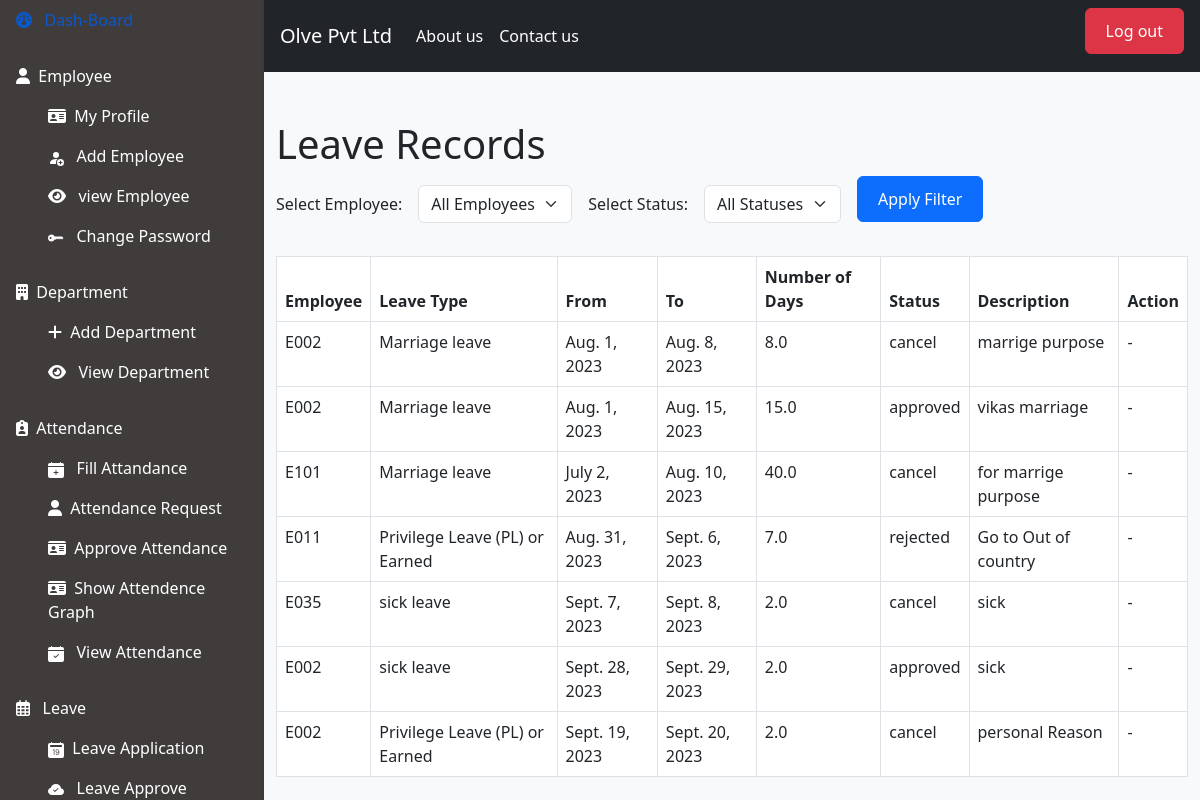
Screenshot of /view_all_leaves/ (signed in) with the database file from the repository.
### hr/models.py (models this page shows, shortened)
class Leaves(models.Model):
    id = models.AutoField(unique=True,primary_key=True)
    leavetype_id = models.ForeignKey(Leavetype,on_delete=models.CASCADE, default=None)
    emp_id = models.ForeignKey(Employee,on_delete=models.CASCADE, default=None)
    fro = models.DateField(null=True)
    to  = models.DateField(null=True)
    num_of_days = models.FloatField(default=0)
    status = models.CharField(max_length=20, choices=[('pending', 'Pending'), ('cancel', 'Cancel'), ('approved', 'Approved'), ('rejected', 'Rejected')], default='pending')
    description = models.TextField(null=True)

class Employee(models.Model):
    user = models.ForeignKey(User,on_delete=models.CASCADE)
    id = models.BigAutoField(primary_key=True)
    emp_code = models.CharField(unique=True, max_length=20) #emp id for login
    profile = models.ImageField(upload_to="images",blank=True,null=True)
    email = models.EmailField()
    mobile_number = models.CharField(max_length=13,null=True,blank=True)
    date_of_birth = models.DateField()
    employee_address = models.TextField(max_length=1000)
    city_id = models.ForeignKey(City, null=True, blank=True, on_delete=models.CASCADE)
    state_id = models.ForeignKey(State, null=True, blank=True, on_delete=models.CASCADE)
    aadhar_number = models.CharField(max_length=12, null=True, blank=True,unique=True)
    pan_number = models.CharField(max_length=10, null=True, blank=True,unique=True)
    dep_id = models.ForeignKey(Department, null=True, blank=True, on_delete=models.CASCADE)
    designation_id = models.ForeignKey(Designation, null=True, blank=True, on_delete=models.CASCADE)
    date_of_joining = models.DateField()
    is_hr = models.BooleanField(default=False)
    is_employee = models.BooleanField(default=False)
    def __str__(self):
        return self.emp_code

class Leavetype(models.Model):
    id = models.AutoField(unique=True,primary_key=True)
    name = models.CharField(max_length=30)

### hr/views.py (the view)
# urls.py: path('view_all_leaves/',view_all_leaves,name='view_all_leaves'),
@login_required
def view_all_leaves(request):
    employee = request.GET.get('employee')
    emp_id = Employee.objects.filter(emp_code=employee).first()
    status = request.GET.get('status')
    leave_records = Leaves.objects.select_related('leavetype_id', 'emp_id')
    if employee and status:
        leave_records = leave_records.filter(emp_id=emp_id, status=status)
    elif employee:
        leave_records = leave_records.filter(emp_id=emp_id)
    elif status:
        leave_records = leave_records.filter(status=status)
    user = User.objects.filter(username=request.session.get('username')).first()
    emp = Employee.objects.filter(user=user).first()
    context = {
        'leave_records': leave_records,
        'all_emp': Employee.objects.all(),
        'is_hr': emp.is_hr
    }
    return render(request, 'view_all_leaves.html', context)

### hr/templates/view_all_leaves.html (shortened to what this page needs)
{% extends "index.html" %}
{% block mycontent %}
<div class="container mt-5">
    <h1>Leave Records</h1>
    <form method="get" action="{% url 'view_all_leaves' %}" class="row g-3 align-items-center">
        <div class="col-auto">
            <label for="employee">Select Employee:</label>
        </div>
        <div class="col-auto">
            <select id="employee" name="employee" class="form-select">
                <option value="">All Employees</option>
            </select>
        </div>
        <div class="col-auto">
            <label for="status">Select Status:</label>
        </div>
        <div class="col-auto">
            <select id="status" name="status" class="form-select">
                <option value="">All Statuses</option>
            </select>
        </div>
        <div class="col-auto">
            <button type="submit" class="btn btn-primary">Apply Filter</button>
        </div>
    </form>
    <br/>
    <table class="table table-bordered">
        <thead>
            <tr>
                <th>Employee</th>
                <th>Leave Type</th>
                <th>From</th>
                <th>To</th>
                <th>Number of Days</th>
                <th>Status</th>
                <th>Description</th>
                <th>Action</th>
            </tr>
        </thead>
        <tbody>
            {% if leave_records %}
                {% for leave in leave_records %}
                    <tr>
                        <td>{{ leave.emp_id.user.username }}</td>
                        <td>{{ leave.leavetype_id.name }}</td>
                        <td>{{ leave.fro }}</td>
                        <td>{{ leave.to }}</td>
                        <td>{{ leave.num_of_days }}</td>
                        <td>{{ leave.status }}</td>
                        <td>{{ leave.description }}</td>
                        <td>
                            {% if leave.status == 'pending' %}
                                <a href="{% url 'approve_leave' id=leave.id action='accept' %}">
                                    <button type="button" class="btn btn-success">Approve</button>
                                </a>
                                <a href="{% url 'approve_leave' id=leave.id action='reject' %}">
                                    <button type="button" class="btn btn-danger">Reject</button>
                                </a>
                            {% else %}
                                -
                            {% endif %}
                        </td>
                    </tr>
                {% endfor %}
            {% else %}
                <tr>
                    <td colspan="8" style="text-align: center;">No Records Found</td>
                </tr>
            {% endif %}
        </tbody>
    </table>
</div>
{% endblock %}

### hr/static/css/style.css (style rules this page uses)
* { margin: 0; padding: 0; box-sizing: border-box; }
input, button,textarea { width: 100%; padding-left: 20px; margin-bottom: 10px; border-radius: 5px; border: 1px solid #ccc; padding: 10px 20px !important; }

### rows the page displays
Leaves: emp_id.user.username "E002", leavetype_id.name "Marriage leave", fro "Aug. 1, 2023", to "Aug. 8, 2023", num_of_days "8.0", status "cancel", description "marrige purpose"
Leaves: emp_id.user.username "E002", leavetype_id.name "Marriage leave", fro "Aug. 1, 2023", to "Aug. 15, 2023", num_of_days "15.0", status "approved", description "vikas marriage"
Leaves: emp_id.user.username "E101", leavetype_id.name "Marriage leave", fro "July 2, 2023", to "Aug. 10, 2023", num_of_days "40.0", status "cancel", description "for marrige purpose"
Leaves: emp_id.user.username "E011", leavetype_id.name "Privilege Leave (PL) or Earned", fro "Aug. 31, 2023", to "Sept. 6, 2023", num_of_days "7.0", status "rejected", description "Go to Out of country"
Leaves: emp_id.user.username "E035", leavetype_id.name "sick leave", fro "Sept. 7, 2023", to "Sept. 8, 2023", num_of_days "2.0", status "cancel", description "sick"
Leaves: emp_id.user.username "E002", leavetype_id.name "sick leave", fro "Sept. 28, 2023", to "Sept. 29, 2023", num_of_days "2.0", status "approved", description "sick"
Leaves: emp_id.user.username "E002", leavetype_id.name "Privilege Leave (PL) or Earned", fro "Sept. 19, 2023", to "Sept. 20, 2023", num_of_days "2.0", status "cancel", description "personal Reason"
